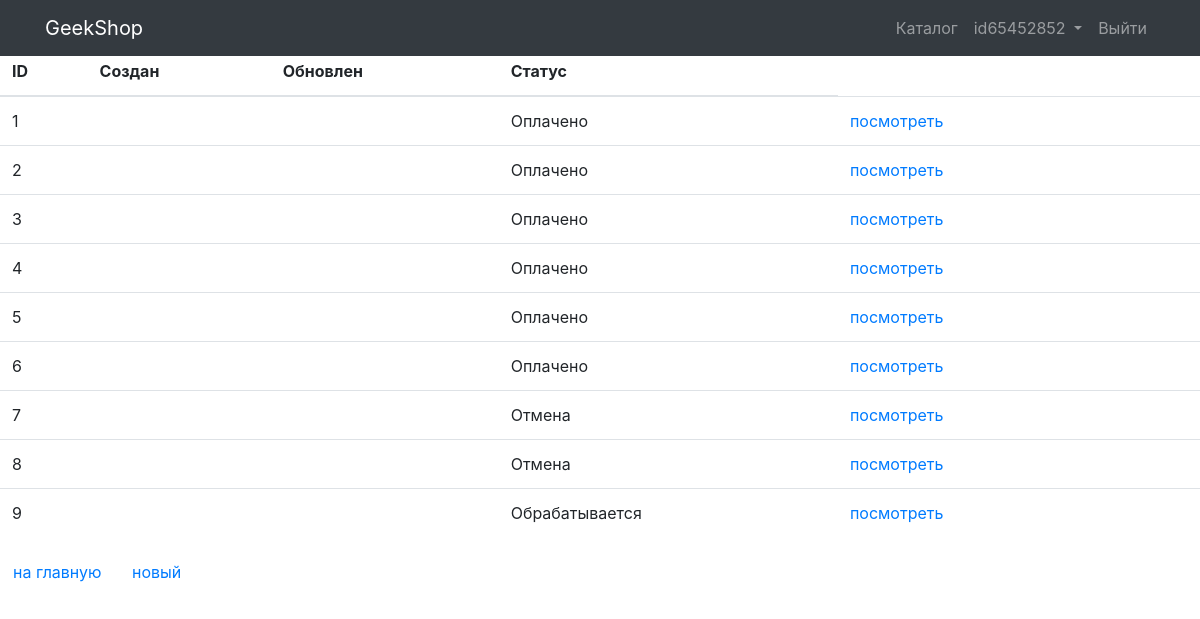
Page /orders/ (signed in) on the committed database.
### users/models.py (models this page shows, shortened)
class User(AbstractUser):
    image = models.ImageField(upload_to="users_images", blank=True)
    age = models.PositiveIntegerField(default=18, verbose_name="Возраст")
    language = models.CharField(
        max_length=3, verbose_name='язык пользователя', default='ENG')
    activation_key = models.CharField(max_length=128, blank=True,)
    activation_key_expires = models.DateTimeField(
        auto_now_add=True, blank=True)

### ordersapp/models.py (models this page shows, shortened)
class Order(models.Model):
    FORMING = 'FM'
    SEND_TO_PROCEED = 'STP'
    PAID = 'PD'
    PROCEED = 'PRD'
    READY = 'RDY'
    CANCEL = 'CNC'
    ORDER_CHOICES = (
        (FORMING, 'Формирование'),
        (SEND_TO_PROCEED, 'Отправлено в обработку'),
        (PAID, 'Оплачено'),
        (PROCEED, 'Обрабатывается'),
        (READY, 'Готов к выдаче'),
        (CANCEL, 'Отмена'),
    )
    user = models.ForeignKey(settings.AUTH_USER_MODEL,
                             on_delete=models.CASCADE
                             )
    create_at = models.DateTimeField(verbose_name='created_at',
                                     auto_now_add=True
                                     )
    update_at = models.DateTimeField(verbose_name='update_at',
                                     auto_now=True
                                     )
    status = models.CharField(verbose_name='status',
                              max_length=3,
                              default=FORMING,
                              choices=ORDER_CHOICES
                              )
    is_active = models.BooleanField(verbose_name='active', default=True)

### ordersapp/views.py (the view)
# urls.py: path('', OrderList.as_view(), name='list'),
class OrderList(ListView):
    model = Order
    def get_queryset(self):
        return Order.objects.filter(user=self.request.user, is_active=True)

### ordersapp/templates/ordersapp/order_list.html (shortened to what this page needs)
{% extends 'products/base.html' %}
{% load static %}
{% block content %}
<div class="h2 text-center head">
</div>
<table class="table orders_list">
    <thead>
        <tr>
            <th>ID</th>
            <th>Создан</th>
            <th>Обновлен</th>
            <th>Статус</th>
        </tr>
    </thead>
    <tbody>
        {% for item in object_list %}
        {% if item.is_active %}
        <tr>
            <td class="td1 orders_list">{{ item.pk }}</td>
            <td>{{ item.created|date:"Y-m-d H:i:s" }}</td>
            <td>{{ item.updated|date:"Y-m-d H:i:s" }}</td>
            <td>{{ item.get_status_display }}</td>
            <td>
                <a href="{% url 'ordersapp:read' item.pk %}">
                    посмотреть
                </a>
            </td>
            <td>
            </td>
            <td>
            </td>
        </tr>
        {% endif %}
        {% endfor %}
    </tbody>
</table>
<button class="btn btn-default btn-round">
    <a href="">
        на главную
    </a>
</button>
<button class="btn btn-default btn-round">
    <a href="{% url 'ordersapp:create' %}">
        новый
    </a>
</button>
{% endblock content %}

### productsapp/templates/products/base.html (shortened to what this page needs)
{% load static %}
<!DOCTYPE html>
<html lang="en">
<head>
    <link href="{% static 'vendor/bootstrap/css/bootstrap.min.css' %}" rel="stylesheet">
</head>
<body>
    <nav class="navbar navbar-expand-lg navbar-dark bg-dark fixed-top">
        <div class="container">
            <a class="navbar-brand" href="{% url 'products:index' %}">GeekShop</a>
            <div class="collapse navbar-collapse" id="navbarResponsive">
                <ul class="navbar-nav ml-auto">
                    <li class="nav-item">
                        <a class="nav-link" href="{% url 'products:index' %}">Каталог  </a>
                    </li>
                    {% if user.is_authenticated %}
                    <li class="nav-item">
                        <div class="dropdown">
                            <a href="" class="nav-link dropdown-toggle" data-toggle="dropdown">
                                {{user.username|default:'Пользователь'}}
                            </a>
                        </div>
                    </li>
                    <li class="nav-item">
                        <a class="nav-link" href="{% url 'users:logout' %}">Выйти </a>
                    </li>
                    {% else %}
                    <li class="nav-item">
                        <a class="nav-link" href="{% url 'users:login' %}"> Войти <i class="fas fa-sign-in-alt"></i></a>
                    </li>
                    {% endif %}
                </ul>
            </div>
        </div>
    </nav>
    {% block content %} {% endblock %}
</body>
</html>

### rows in the picture
User: username "id65452852"
Order: pk "1", status "Оплачено"
Order: pk "2", status "Оплачено"
Order: pk "3", status "Оплачено"
Order: pk "4", status "Оплачено"
Order: pk "5", status "Оплачено"
Order: pk "6", status "Оплачено"
Order: pk "7", status "Отмена"
Order: pk "8", status "Отмена"
Order: pk "9", status "Обрабатывается"
